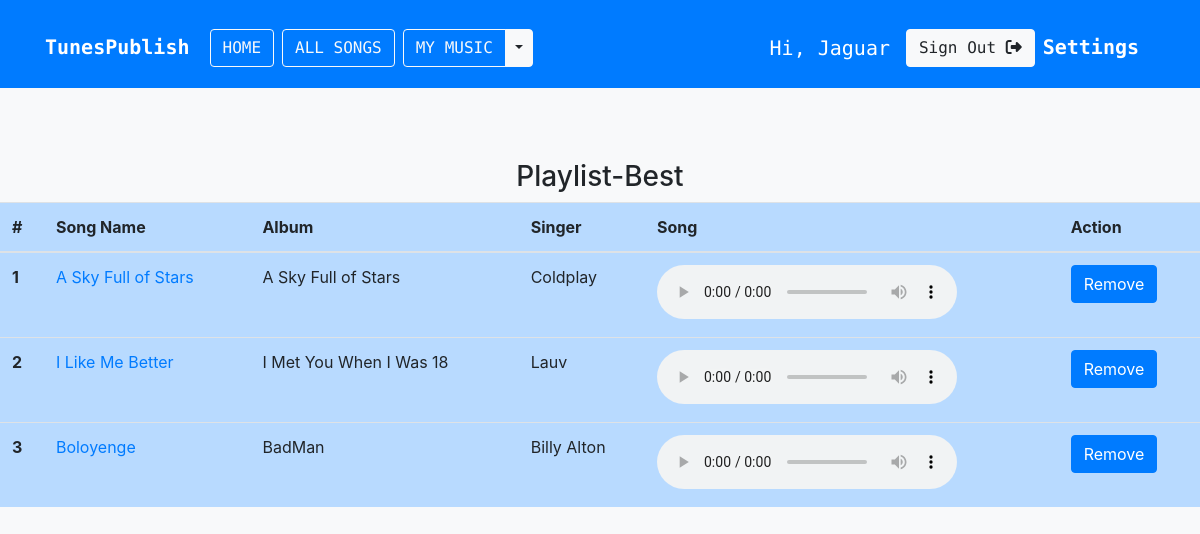
Page /playlist/Best/ (signed in) on the committed database.
### musicapp/models.py (models this page shows, shortened)
class Song(models.Model):
    Language_Choice = (
              ('Local', 'Local'),
              ('English', 'English'),
          )
    name = models.CharField(max_length=200)
    album = models.CharField(max_length=200)
    language = models.CharField(max_length=20,choices=Language_Choice,default='English')
    song_img = models.FileField()
    year = models.IntegerField()
    singer = models.CharField(max_length=200)
    song_file = models.FileField()

### musicapp/views.py (the view)
# urls.py: path('playlist/<str:playlist_name>/', views.playlist_songs, name='playlist_songs'),
def playlist_songs(request, playlist_name):
    songs = Song.objects.filter(playlist__playlist_name=playlist_name, playlist__user=request.user).distinct()
    if request.method == "POST":
        song_id = list(request.POST.keys())[1]
        playlist_song = Playlist.objects.filter(playlist_name=playlist_name, song__id=song_id, user=request.user)
        playlist_song.delete()
        messages.success(request, "Song removed from playlist!")
    context = {'playlist_name': playlist_name, 'songs': songs}
    return render(request, 'musicapp/playlist_songs.html', context=context)

### templates/musicapp/playlist_songs.html (shortened to what this page needs)
{% extends 'base.html' %}
{% load socialaccount %}
{% block body %}
<br>
<br>
<br>
<center>
  <h3>Playlist-{{playlist_name}}</h3>
</center>
<table class="table table-hover table-primary">
  <thead>
    <tr>
      <th scope="col">#</th>
      <th scope="col">Song Name</th>
      <th scope="col">Album</th>
      <th scope="col">Singer</th>
      <th scope="col">Song</th>
      <th scope="col">Action</th>
    </tr>
  </thead>
  <tbody>
    {% if songs %}
    {% for song in songs %}
    <tr>
      <th scope="row">{{forloop.counter}}</th>
      <td><a href="{% url 'detail' song.id %}">{{song.name}}</a></td>
      <td>{{song.album}}</td>
      <td>{{song.singer}}</td>
      <td>
        <audio controls>
          <source src="{{ song.song_file.url }}" type="audio/mpeg">
        </audio>
      </td>
      <td>
        <form method="post">
          <input class="btn btn-primary" type="submit" value="Remove" name={{song.id}}>
        </form>
      </td>
    </tr>
    {% endfor %}
    {% endif %}
  </tbody>
</table>
{% endblock body %}

### templates/base.html (shortened to what this page needs)
{% load static %}
<!doctype html>
<html lang="en">
<head>
    <link rel="stylesheet" href="https://maxcdn.bootstrapcdn.com/bootstrap/4.0.0/css/bootstrap.min.css">
    <link rel="stylesheet" href="https://stackpath.bootstrapcdn.com/font-awesome/4.7.0/css/font-awesome.min.css">
    <link href="{% static 'musicapp/css/musicplayer.css' %}" rel="stylesheet">
</head>
<body class="bg-light">
    <nav class="navbar navbar-expand-md navbar-primary bg-primary">
        <div class="container">
          <h1><a href="{% url 'index' %}" class="navbar-brand">
            <strong style="color:white">TunesPublish</strong></a></h1>
            <div class="collapse navbar-collapse">
                <a href="{% url 'index' %}" class="btn btn-outline-light mt-2 mx-1">HOME</a>
                <a href="{% url 'all_songs' %}" class="btn btn-outline-light mt-2 mx-1">ALL SONGS</a>
                {% if request.user.is_active %}
                <div class="btn-group mt-2 mx-1">
                    <a type="button" href="{% url 'mymusic' %}" class="btn btn-outline-light">MY MUSIC</a>
                    <button type="button" class="btn btn-light dropdown-toggle dropdown-toggle-split" data-toggle="dropdown" aria-haspopup="true" aria-expanded="false">
                    </button>
                </div>
                {% endif %}
            </div>
            <div class="collapse navbar-collapse justify-content-end" id="navbar">
            {% if request.user.is_active %}
            <h5 class="text-white mt-3 mx-2">Hi, {{ request.user.username }}</h5>
            <a href="{% url 'logout' %}" class="btn btn-light mt-2 mx-2"> Sign Out <i class="fa fa-sign-out" aria-hidden="true"></i></a>
            {% endif %}
            </div>
            <br>
            <br>
            <br>
            <h1><a href="{% url 'settings' %}" class="navbar-brand">
              <strong style="color: white ;">Settings</strong></a></h1>
        </div>
    </nav>
    {% block body %}
    {% endblock body %}
    <br>
    <br>
    <br>
</body>
</html>

### templates/base.html (style rules this page uses)
.navbar { font-family: 'Source Code Pro', monospace; }
html { position: relative; min-height: 100%; }
body { margin-bottom: 0px; }

### rows in the picture
Song: name "A Sky Full of Stars", album "A Sky Full of Stars", singer "Coldplay"
Song: name "I Like Me Better", album "I Met You When I Was 18", singer "Lauv"
Song: name "Boloyenge", album "BadMan", singer "Billy Alton"

### other values in the picture
{{ request.user.username }} "Jaguar"
{{ playlist_name }} "Best"
